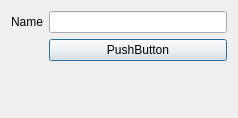
<?xml version="1.0" encoding="UTF-8"?>
<ui version="4.0">
 <class>Dialog</class>
 <widget class="QDialog" name="Dialog">
  <property name="geometry">
   <rect>
    <x>0</x>
    <y>0</y>
    <width>238</width>
    <height>118</height>
   </rect>
  </property>
  <property name="windowTitle">
   <string>Dialog</string>
  </property>
  <layout class="QVBoxLayout" name="verticalLayout_2">
   <item>
    <layout class="QVBoxLayout" name="verticalLayout">
     <item>
      <layout class="QFormLayout" name="formLayout">
       <property name="fieldGrowthPolicy">
        <enum>QFormLayout::AllNonFixedFieldsGrow</enum>
       </property>
       <item row="0" column="0">
        <widget class="QLabel" name="label">
         <property name="text">
          <string>Name</string>
         </property>
        </widget>
       </item>
       <item row="0" column="1">
        <widget class="QLineEdit" name="lineEdit"/>
       </item>
       <item row="1" column="1">
        <widget class="QPushButton" name="pushButton">
         <property name="text">
          <string>PushButton</string>
         </property>
        </widget>
       </item>
      </layout>
     </item>
    </layout>
   </item>
  </layout>
 </widget>
 <resources/>
 <connections/>
</ui>
